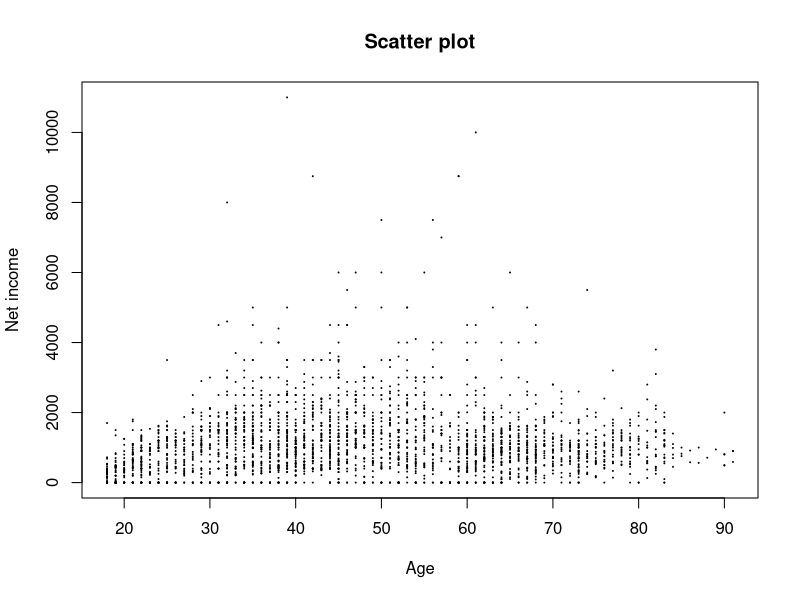
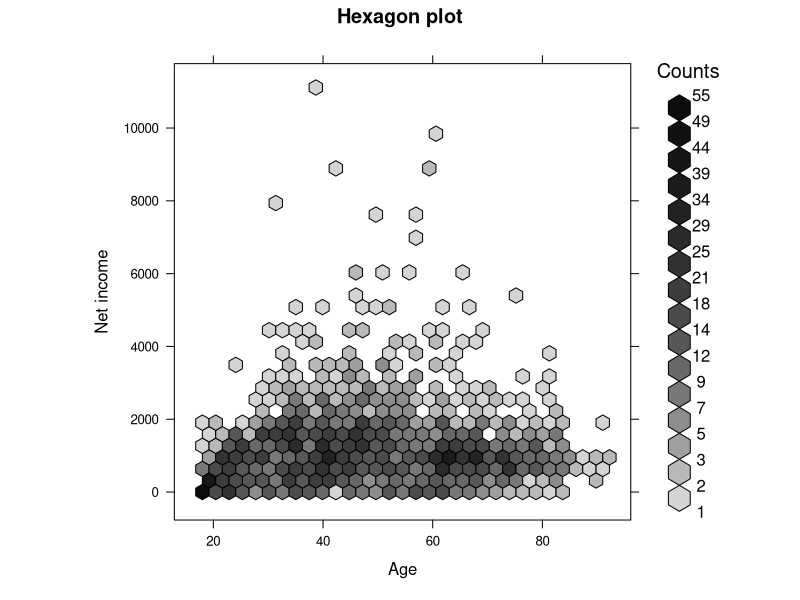

Generate these figures, in order, with R:
# −−−−−−−−−−−−−−−−−−−−−−−−−−−−−−−−−−−−−−−−−−−−−−−−−−−−−−
# Name of QuantLet : MVAageIncome
# −−−−−−−−−−−−−−−−−−−−−−−−−−−−−−−−−−−−−−−−−−−−−−−−−−−−−−
# Published in : Applied Multivariate Statistical Analysis
# −−−−−−−−−−−−−−−−−−−−−−−−−−−−−−−−−−−−−−−−−−−−−−−−−−−−−−
# Description : Produces a hexagon and a scatter plot between Age and Net income.
# −−−−−−−−−−−−−−−−−−−−−−−−−−−−−−−−−−−−−−−−−−−−−−−−−−−−−−
# Keywords : plot, graphical representation, hexagon-plot, data visualization,
# financial, scatterplot
# −−−−−−−−−−−−−−−−−−−−−−−−−−−−−−−−−−−−−−−−−−−−−−−−−−−−−−
# See also : MVAincomeLi, MVAageCom
# −−−−−−−−−−−−−−−−−−−−−−−−−−−−−−−−−−−−−−−−−−−−−−−−−−−−−−
# Author : Vinh Hanh Lieu
# −−−−−−−−−−−−−−−−−−−−−−−−−−−−−−−−−−−−−−−−−−−−−−−−−−−−−−
# Submitted : Tue, September 09 2014 by Awdesch Melzer
# −−−−−−−−−−−−−−−−−−−−−−−−−−−−−−−−−−−−−−−−−−−−−−−−−−−−−−
# Datafile : allbus.csv

# clear all variables
rm(list = ls(all = TRUE))
graphics.off()

# install and load packages
libraries = c("hexbin")
lapply(libraries, function(x) if (!(x %in% installed.packages())) {
    install.packages(x)
})
lapply(libraries, library, quietly = TRUE, character.only = TRUE)

# load data
allbus     = read.csv2("allbus.csv")
allbus1    = allbus[, 2:3]

# exclude unvalid observations
allbus1    = allbus1[(allbus1$ALTER <= 100) & (allbus1$NETTOEIN < 99997), ]
ages       = allbus1[, 1]                   # Ages
netincome  = allbus1[, 2]                   # Net income

# Scatter plot
dev.new()
plot(ages, netincome, main = "Scatter plot", xaxt = "n", xlab = "Age", ylab = "Net income", 
    cex = 0.1)
axis(1, at = c(20, 30, 40, 50, 60, 70, 80, 90))

# Hexagon plot
dev.new()
hexbinplot(netincome ~ ages, main = "Hexagon plot", xlab = "Age", ylab = "Net income", 
    style = "colorscale", border = TRUE, aspect = 1, trans = sqrt, inv = function(ages) ages^2)
